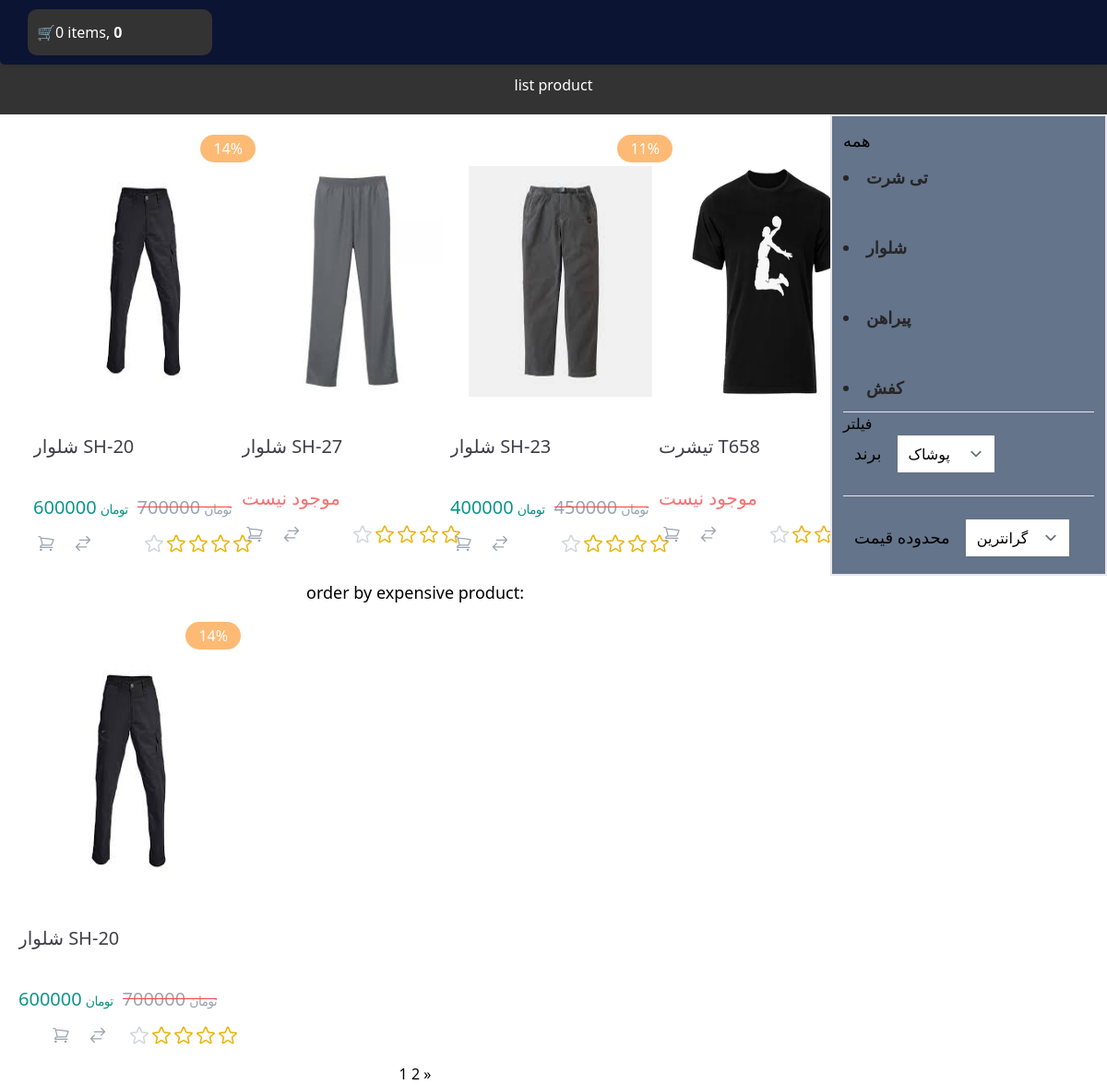
The app's page /product/ with its own data.
### shop/models.py (models this page shows, shortened)
class Product(models.Model):
    category = models.ForeignKey(Category, related_name='products', on_delete=models.CASCADE)
    name = models.CharField(max_length=255)
    slug = models.SlugField(max_length=255)
    description = models.TextField(max_length=1200)
    inventory = models.PositiveIntegerField(default=0)
    price = models.PositiveIntegerField(default=0)
    weight = models.PositiveIntegerField(default=0)
    off = models.PositiveIntegerField(default=0)
    new_price = models.PositiveIntegerField(default=0)
    created = models.DateTimeField(auto_now_add=True)
    updated = models.DateTimeField(auto_now=True)
    class Meta:
        ordering = ['-created']
        indexes = [
            models.Index(fields=['id', 'slug']),
            models.Index(fields=['name']),
            models.Index(fields=['-created']),
        ]
    def percent(self):
        return round((self.off/self.price)*100)

class Image(models.Model):
    product = models.ForeignKey(Product, on_delete=models.CASCADE, related_name="images")
    file = models.ImageField(upload_to="product_images/%Y/%m/%d")
    title = models.CharField(max_length=250, null=True, blank=True)
    description = models.TextField(null=True, blank=True)
    created = models.DateTimeField(auto_now_add=True)
    class Meta:
        ordering = ['-created']
        indexes = [
            models.Index(fields=['-created'])
        ]

class Category(models.Model):
    name = models.CharField(max_length=255)
    slug = models.SlugField(max_length=255, unique=True)
    class Meta:
        ordering = ['name']
        indexes = [
            models.Index(fields=['name'])
        ]
    def get_absolute_url(self):
        return reverse('shop:product_by_category', args=[self.slug])

### shop/views.py (the view)
# urls.py: path('product/', views.product_list, name='product_list'),
def product_list(request, category_slug=None):
    category = None
    categories = Category.objects.all()
    products = Product.objects.all()
    if category_slug:
        category = get_object_or_404(Category, slug=category_slug)
        products = products.filter(category=category)
    paginator = Paginator(products, 4)
    page_number = request.GET.get('page', 1)
    try:
        products = paginator.page(page_number)
    except EmptyPage:
        products = paginator.page(paginator.num_pages)
    except PageNotAnInteger:
        products = paginator.page(1)
    context = {
        'category': category,
        'categories': categories,
        'products': products
    }
    return render(request, 'shop/list.html', context)

### cart/cart.py (called while the page is built)
    def __len__(self):
        return sum(item['quantity'] for item in self.cart.values())

    def get_total_price(self):
        price = sum(item['price'] * item['quantity'] for item in self.cart.values())
        return price

### cart/context_processor.py (called while the page is built)
def cart(request):
    return {'cart': Cart(request)}

### shop/templatetags/template_tag.py (called while the page is built)
@register.simple_tag()
def most_expensive():
    return Product.objects.all().order_by('-new_price')[:5]

### shop/templates/shop/list.html (shortened to what this page needs)
{% extends 'parent/base.html' %}
{% load static tailwind_tags %}
{% load static %}
{% block content %}
{% load template_tag%}
    <head dir="rtl">
        {% tailwind_css %}
    </head>
<div class="header fix">
    {% if category %}
        <h3>List of products by category {{ category.name }}</h3>
    {% else %}
        <h1> list product</h1>
    {% endif %}
</div>
<div class="flex justify-evenly items-first">
    <div class="flex flex-col items-center gap-x-5">
        <div class="" >
            <div class="grid grid-cols-4 gap-x-1">
        {%for i in products%}
            <div class="w-[300px]">
                <div class="child:rounded-2xl child:bg-white child:shadow-normal m-3 w-[300px] ">
                    <a href="{% url 'shop:product_detail' i.id i.slug %}">
                        <div class="dark:bg-zinc-700 justify-between p-2 m-4 relative  w-[255px] h-[472px] ">
                            <div class="p-5  pt-8 mb-5">
                                <img src="{{ i.images.first.file.url }} " class=" h-[250px] w-[250px] mx-auto my-auto items-center" loading="lazy">
                            </div>
                            {% if  i.off and i.inventory %}
                            <span class="absolute top-1.5 right-1.5 rounded-full  block h-[30px] leading-[30px] bg-orange-300 text-white dark:text-zinc-700 px-3.5">{{i.percent}}%</span>
                            {% endif %}
                            <h5 class="font-dana-medium text-xl h-14 text-zinc-700 dark:text-white line-clamp-2"> {{ i.name }}</h5>
                    </a>
            {% if not i.inventory %}
                <div>
                    <span class="text-red-400  text-xl pt-3">موجود نیست</span>
                </div>
            {% else %}
            <div class="mt-2.5 flex gap-x-2.5">
                <div class="text-teal-600 dark:text-emerald-500 ">
                    <span class="font-dana-demibold text-xl"> {{ i.new_price }}</span>
                    <span class="text-sm tracking-tighter ">تومان</span>
                </div>
                {% if i.off %}
                    <div class="offer  text-gray-400">
                        <span class="font-dana-regular text-xl"> {{ i.price }}</span>
                        <span class="text-sm tracking-tighter ">تومان</span>
                    </div>
                {% endif %}
            </div>
        {% endif %}
            <div class=" flex items-center  justify-between mt-2.5">
                <div class="flex gap-x-3 ">
                    <a href="{% url 'cart:add_to_cart' i.id %}">
                    <span class="text-gray-400 dark:bg-zinc-800 hover:bg-teal-600 cursor-pointer dark:hover:bg-emerald-500 transition-all hover:text-white rounded-full flex items-center justify-center w-fit">
                        <svg class="h-[30px] w-[28px]  p-1 ">
                            <use href="#shopping-cart"></use>
                        </svg>
                    </span>
                    </a>
                    <span class="text-gray-400 cursor-pointer dark:hover:text-emerald-500 transition-all hover:text-teal-600    rounded-full flex items-center justify-center w-fit">
                        <svg class="h-[30px] w-[28px]  p-1 ">
                            <use href="#arrow-right-left"></use>
                        </svg>
                    </span>
                </div>
                <div class="flex text-yellow-500  ">
                    <svg class="w-6 h-6 h text-gray-300 dark:text-gray-400 ">
                        <use href="#star"></use>
                    </svg>
                    <svg class="w-6 h-6 ">
                        <use href="#star"></use>
                    </svg>
                    <svg class="w-6 h-6 ">
                        <use href="#star"></use>
                    </svg>
                    <svg class="w-6 h-6 ">
                        <use href="#star"></use>
                    </svg>
                    <svg class="w-6 h-6 ">
                        <use href="#star"></use>
                    </svg>
                </div>
            </div>
                </div>
            </div>
        </div>
        {%endfor%}
    <h1 class="text-lg">order by expensive product: </h1>
    <div class="grid grid-cols-4">
    {% most_expensive as ep %}
    {% for i in ep %}
        {% if i.inventory%}
            <div class="flex flex-nowrap">
                <div class="child:rounded-2xl child:bg-white child:shadow-normal m-3  flex">
                    <a href="{% url 'shop:product_detail' i.id i.slug %}">
                        <div class="dark:bg-zinc-700 justify-between p-2 relative m-auto w-[255px] h-[472px] ">
                            <div class="p-5  pt-8 mb-5">
                                <img src="{{ i.images.first.file.url }} " class=" h-[255px] w-[250px] mx-auto my-auto items-center" loading="lazy">
                        </div>
                        {% if  i.off and i.inventory %}
                            <span class="absolute top-1.5 right-1.5 rounded-full  block h-[30px] leading-[30px] bg-orange-300 text-white dark:text-zinc-700 px-3.5">{{i.percent}}%</span>
                        {% endif %}
                         <h5 class="font-dana-medium text-xl h-14 text-zinc-700 dark:text-white line-clamp-2"> {{ i.name }}</h5>
                        {% if i.inventory %}
                        <div class="mt-2.5 flex gap-x-2.5">
                             <div class="text-teal-600 dark:text-emerald-500 ">
                                <span class="font-dana-demibold text-xl"> {{ i.new_price }}</span>
                                <span class="text-sm tracking-tighter ">تومان</span>
                             </div>
                            {% if i.off %}
                              <div class="offer  text-gray-400">
                                 <span class="font-dana-regular text-xl"> {{ i.price }}</span>
                                 <span class="text-sm tracking-tighter ">تومان</span>
                             </div>
                            {% endif %}
                         </div>
                {% endif %}
            <div class=" flex items-center  justify-between mt-2.5">
                <div class="flex gap-x-3 ">
                    <a href="{% url 'cart:add_to_cart' i.id %}">
                    <span class="text-gray-400 dark:bg-zinc-800 hover:bg-teal-600 cursor-pointer dark:hover:bg-emerald-500 transition-all hover:text-white rounded-full flex items-center justify-center w-fit">
                        <svg class="h-[30px] w-[28px]  p-1 ">
                            <use href="#shopping-cart"></use>
                        </svg>
                    </span>
                    </a>
                    <span class="text-gray-400 cursor-pointer dark:hover:text-emerald-500 transition-all hover:text-teal-600    rounded-full flex items-center justify-center w-fit">
                        <svg class="h-[30px] w-[28px]  p-1 ">
                            <use href="#arrow-right-left"></use>
                        </svg>
                    </span>
                </div>
                <div class="flex text-yellow-500  ">
                    <svg class="w-6 h-6 h text-gray-300 dark:text-gray-400 ">
                        <use href="#star"></use>
                    </svg>
                    <svg class="w-6 h-6 ">
                        <use href="#star"></use>
                    </svg>
                    <svg class="w-6 h-6 ">
                        <use href="#star"></use>
                    </svg>
                    <svg class="w-6 h-6 ">
                        <use href="#star"></use>
                    </svg>
                    <svg class="w-6 h-6 ">
                        <use href="#star"></use>
                    </svg>
                </div>
            </div>
                </div>
            </div>
        </div>
        {%endif%}
    {% endfor %}
    </div>
    <div class="text-center justify-between">
            {% include 'partials/pagination.html' with page=products %}
    </div>
    <div class="w-[300px] h-[500px] ">
            <div class="bg-slate-500 p-3 border-2 w-[300px] h-[500px] relative " >
          <a href="{% url 'shop:product_list' %}" class="text-lg">همه</a>
        {% for ct in categories %}
        <br>
        <div class="py-3 text-stone-800">
            <a href="{{ ct.get_absolute_url }}" class="text-neutral-800 text-lg font-bold"><li>{{ ct.name }}</li></a>
        </div>
        {% endfor %}       <hr>
        <span>فیلتر</span>
        <div class="">
            <span class="m-3 text-lg">برند</span>
            <select id="car" onchange="ChangeCarList()">
             <option value="">پوشاک</option>
            </select>
            <br>
            <br>
            <hr>
            <br>
            <span class="m-3 text-lg">محدوده قیمت</span>
            <select id="car۱" onchange="ChangeCarList()">
             <option value="">گرانترین</option>
            </select>
        </div>
    </div>
    </div>
{% endblock %}

### shop/templates/static/css/base.css (style rules this page uses)
.header { text-align:center; padding: 20px; background-color: #333; color: #fff; margin-top:60px; }
a:link, a:visited { text-decoration: none; }

### records on screen
Product: images.first.file (picture), percent "14", name "شلوار SH-20", new_price "600000", price "700000"
Product: images.first.file (picture), name "شلوار SH-27", inventory "موجود نیست"
Product: images.first.file (picture), percent "11", name "شلوار SH-23", new_price "400000", price "450000"
Product: images.first.file (picture), name "تیشرت T658", inventory "موجود نیست"
Category: name "تی شرت"
Category: name "شلوار"
Category: name "پیراهن"
Category: name "کفش"

### other values on screen
{{ item_count }} "0"
{{ cart.get_total_price }} "0"
{{ num }} "1"
{{ num }} "2"
